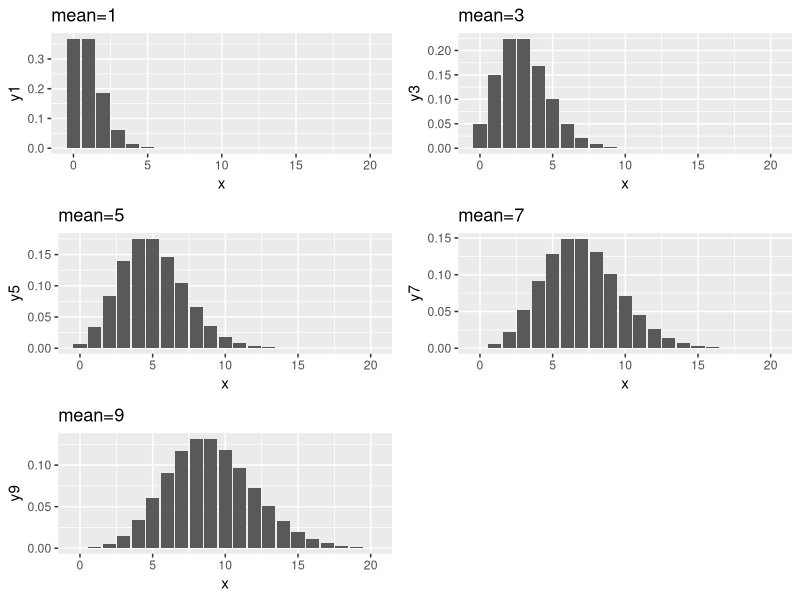

This chart was generated by the following R code:
## ---- chunk 1
library(ggplot2)
library(dplyr)
library(gridExtra)
## ---- chunk 2
pdata <- tibble(
    x = seq(0, 20),
)
plts <- list()
i <- 1

for (n in seq(1, 10, 2)) {
    cname <- paste0("y", n)
    pdata <- pdata |> mutate({{ cname }} := dpois(`x`, n))
}

p1 <- ggplot(data = pdata, aes(x = x)) +
    geom_col(aes(y = y1)) +
    ggtitle("mean=1")
p3 <- ggplot(data = pdata, aes(x = x)) +
    geom_col(aes(y = y3)) +
    ggtitle("mean=3")
p5 <- ggplot(data = pdata, aes(x = x)) +
    geom_col(aes(y = y5)) +
    ggtitle("mean=5")
p7 <- ggplot(data = pdata, aes(x = x)) +
    geom_col(aes(y = y7)) +
    ggtitle("mean=7")
p9 <- ggplot(data = pdata, aes(x = x)) +
    geom_col(aes(y = y9)) +
    ggtitle("mean=9")
grid.arrange(p1, p3, p5, p7, p9)
